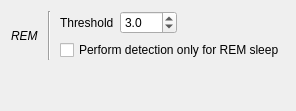
                     <widget class="QWidget" name="_rem_page">
                      <layout class="QVBoxLayout" name="verticalLayout_20">
                       <item>
                        <layout class="QGridLayout" name="gridLayout_17">
                         <property name="topMargin">
                          <number>0</number>
                         </property>
                         <item row="0" column="3">
                          <widget class="QDoubleSpinBox" name="_ToolRemTh">
                           <property name="toolTip">
                            <string>&lt;html&gt;&lt;head/&gt;&lt;body&gt;&lt;p&gt;Number of standard deviation of the derivative signal&lt;/p&gt;&lt;/body&gt;&lt;/html&gt;</string>
                           </property>
                           <property name="decimals">
                            <number>1</number>
                           </property>
                           <property name="value">
                            <double>3.000000000000000</double>
                           </property>
                          </widget>
                         </item>
                         <item row="0" column="2">
                          <widget class="QLabel" name="label_38">
                           <property name="text">
                            <string>Threshold</string>
                           </property>
                          </widget>
                         </item>
                         <item row="1" column="2" colspan="4">
                          <widget class="QCheckBox" name="_ToolRemOnly">
                           <property name="text">
                            <string>Perform detection only for REM sleep</string>
                           </property>
                          </widget>
                         </item>
                         <item row="0" column="1" rowspan="2">
                          <widget class="Line" name="line_2">
                           <property name="minimumSize">
                            <size>
                             <width>10</width>
                             <height>0</height>
                            </size>
                           </property>
                           <property name="orientation">
                            <enum>Qt::Vertical</enum>
                           </property>
                          </widget>
                         </item>
                         <item row="0" column="0" rowspan="2">
                          <widget class="QLabel" name="label_51">
                           <property name="font">
                            <font>
                             <italic>true</italic>
                             <stylestrategy>PreferDefault</stylestrategy>
                             <kerning>true</kerning>
                            </font>
                           </property>
                           <property name="text">
                            <string>REM</string>
                           </property>
                          </widget>
                         </item>
                         <item row="0" column="4">
                          <spacer name="horizontalSpacer_39">
                           <property name="orientation">
                            <enum>Qt::Horizontal</enum>
                           </property>
                           <property name="sizeHint" stdset="0">
                            <size>
                             <width>40</width>
                             <height>20</height>
                            </size>
                           </property>
                          </spacer>
                         </item>
                        </layout>
                       </item>
                       <item>
                        <spacer name="verticalSpacer_9">
                         <property name="orientation">
                          <enum>Qt::Vertical</enum>
                         </property>
                         <property name="sizeHint" stdset="0">
                          <size>
                           <width>20</width>
                           <height>40</height>
                          </size>
                         </property>
                        </spacer>
                       </item>
                      </layout>
                     </widget>
